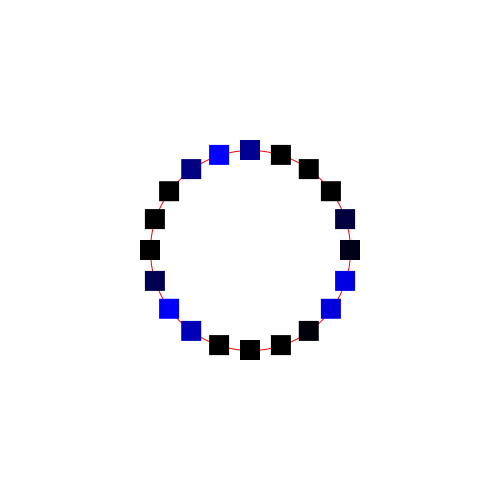
Frame 1 (no input)
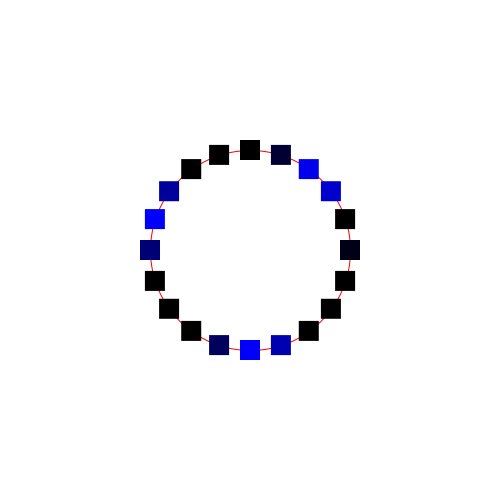
Frame 60 (the mouse pressed at the canvas centre just before this capture)
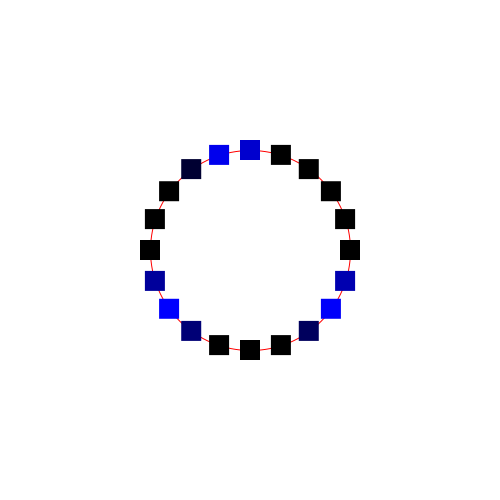
Frame 120 (the mouse held since frame 60 and released just before this capture)

The Processing sketch that drew these frames (run headless with seeded random() and noise(); from frame 60 on, the mouse is pressed at the canvas centre):

// Processing sketch: polarCoordinate05
// ── polarCoordinate05.pde
float rayon;
float vitesse;

void setup()
{
  size(500, 500);
  rayon = 100;
  vitesse = 0.1;
}

void draw()
{
  background(255);
 
   //cercle debug
  stroke(255, 0, 0);
  noFill();
  ellipse(width/2, height/2, rayon*2, rayon*2);

  for(int i=0; i<20; i++)
  {
    float angle = map(i, 0, 20, 0, TWO_PI);
    //angle += vitesse;
    float rad = rayon;
    float x = width/2 + cos(angle) * rad;
    float y = height/2 + sin(angle) * rad;
    float blue = sin(i+vitesse)*255;
    fill(0, 0, blue);
    noStroke();
    rectMode(CENTER);
    rect(x, y, 20, 20);
  }
  
  vitesse += 0.05;
}
